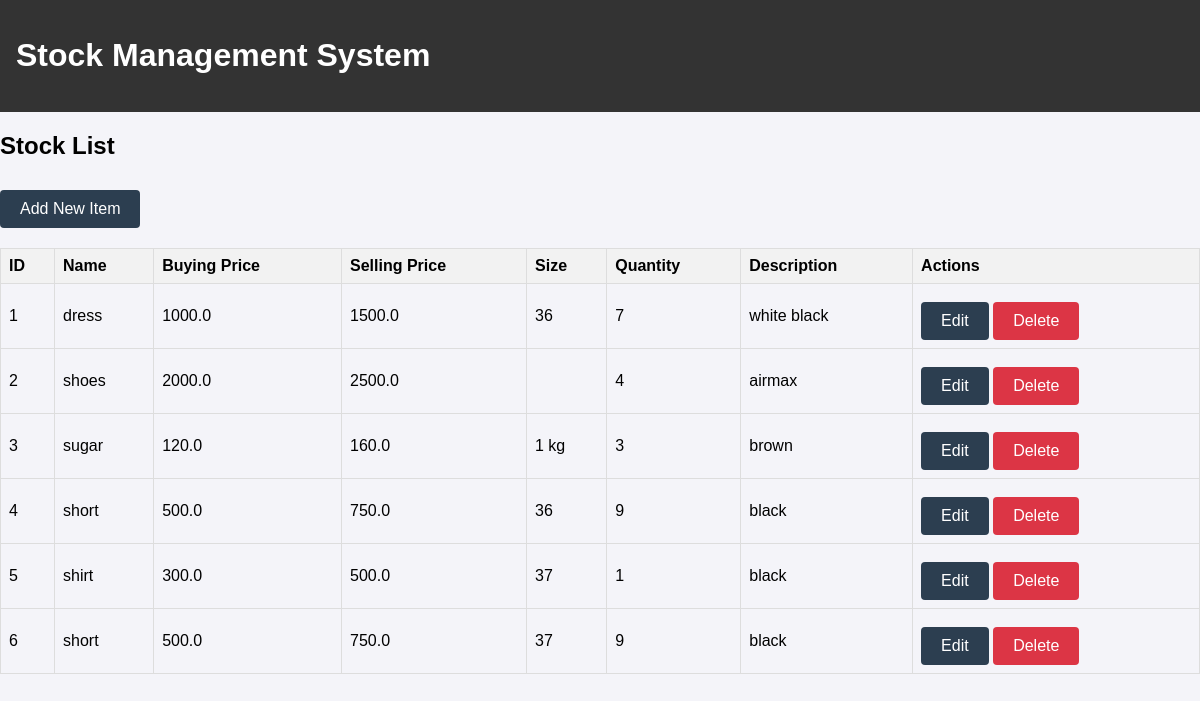
/admin/stock, run on an earlier commit of the app's database.
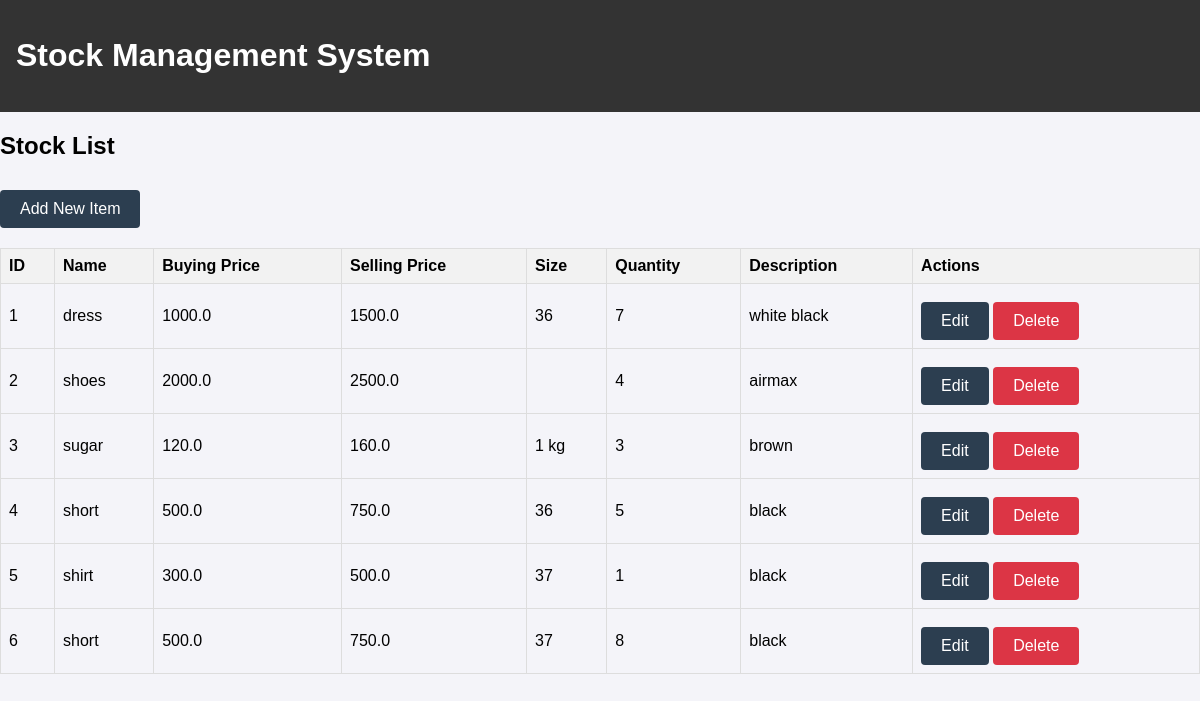
And on a later commit of the database.
### app.py (models this page shows)
class StockItem(db.Model):
    id = db.Column(db.Integer, primary_key=True)
    name = db.Column(db.String(100), nullable=False)
    buying_price = db.Column(db.Float, nullable=False)
    selling_price = db.Column(db.Float, nullable=False)
    size = db.Column(db.String(50))
    quantity = db.Column(db.Integer, nullable=False)
    description = db.Column(db.Text)
    sales = db.relationship('SaleItem', back_populates='stock_item')  # Added relationship

### app.py (the view)
@app.route('/admin/stock')
def stock_list():
    items = StockItem.query.all()
    return render_template('admin/stock_list.html', items=items)

### app.py (called while the page is built)
@app.before_request
def set_timezone():
    g.timezone = pytz.timezone('Africa/Nairobi')

### templates/admin/stock_list.html
{% extends "base.html" %}
{% block content %}
<div class="stock-list">
    <h2>Stock List</h2>
    <a href="{{ url_for('add_stock') }}" class="btn">Add New Item</a>
    <table>
        <thead>
            <tr>
                <th>ID</th>
                <th>Name</th>
                <th>Buying Price</th>
                <th>Selling Price</th>
                <th>Size</th>
                <th>Quantity</th>
                <th>Description</th>
                <th>Actions</th>
            </tr>
        </thead>
        <tbody>
            {% for item in items %}
            <tr>
                <td>{{ item.id }}</td>
                <td>{{ item.name }}</td>
                <td>{{ item.buying_price }}</td>
                <td>{{ item.selling_price }}</td>
                <td>{{ item.size }}</td>
                <td>{{ item.quantity }}</td>
                <td>{{ item.description }}</td>
                <td>
                    <a href="{{ url_for('edit_stock', id=item.id) }}" class="btn">Edit</a>
                    <a href="{{ url_for('delete_stock', id=item.id) }}" class="btn danger"
                       onclick="return confirm('Are you sure?')">Delete</a>
                </td>
            </tr>
            {% endfor %}
        </tbody>
    </table>
</div>
{% endblock %}

### templates/base.html (shortened to what this page needs)
<!DOCTYPE html>
<html lang="en">
<head>
    <link rel="stylesheet" href="{{ url_for('static', filename='css/style.css') }}">
    <link rel="stylesheet" href="https://cdnjs.cloudflare.com/ajax/libs/font-awesome/6.4.0/css/all.min.css">
</head>
<body>
    <header>
        <h1>Stock Management System</h1>
    </header>
    <main>
        {% block content %}{% endblock %}
    </main>
</body>
</html>

### static/css/style.css (style rules this page uses)
body { font-family: Arial, sans-serif; margin: 0; padding: 0; background-color: #f4f4f9; }
header { background: #333; color: white; padding: 1rem; display: flex; justify-content: space-between; align-items: center; }
.btn { display: inline-block; padding: 10px 20px; background: #333; color: white; text-decoration: none; border-radius: 4px; border: none; cursor: pointer; }
.btn.danger { background: #dc3545; }
table { width: 100%; border-collapse: collapse; margin: 20px 0; }
table th, table td { border: 1px solid #ddd; padding: 8px; text-align: left; }
table th { background-color: #f2f2f2; }
.btn { display: inline-block; padding: 10px 20px; background: #2c3e50; color: white; text-decoration: none; border-radius: 4px; margin-top: 10px; }

What changed in the data, as far as the page shows it:
changed StockItem id 4: quantity "9" → "5"
changed StockItem id 6: quantity "9" → "8"
